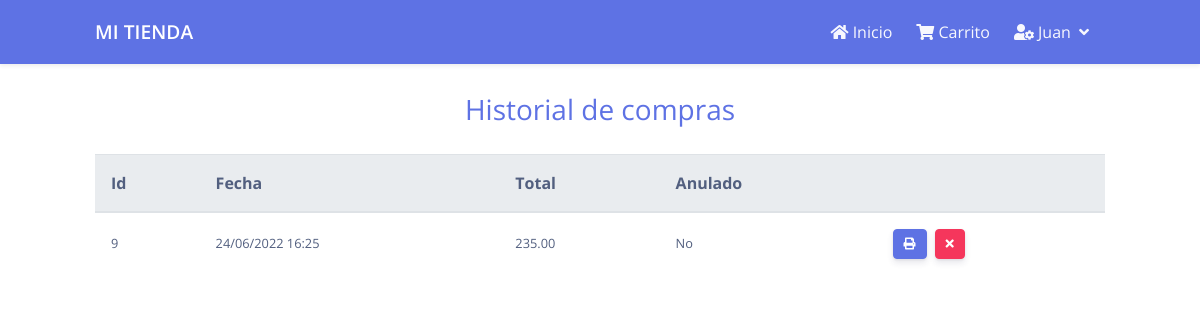
The app's page /history (signed in) with its own data.
### tables this page shows
CREATE TABLE `orders` (
  `id` int(10) NOT NULL,
  `client_id` int(10) NOT NULL,
  `date` datetime NOT NULL,
  `total` decimal(10,2) NOT NULL,
  `annulled` int(1) NOT NULL DEFAULT 0
);

### app/controllers/HomeController.php (called while the page is built, shortened)
<?php
class HomeController extends Controller{
	public function history(){
		$db = DB::getInstance();
		$user_id =Session::get('user')->id;
		$orders = $db->findAll('orders', 'client_id', $user_id);
		$this->view('history', true, compact('orders'));
	}
}

### app/routes.php (called while the page is built)
<?php
require_once './core/Router.php';
$router = new Router();
$router->get('/', 'HomeController@index');
$router->post('/', 'HomeController@local');
$router->get('/cart', 'CartController@index');
$router->get('/cart/add/{id}', 'CartController@store');
$router->post('/cart/update', 'CartController@update');
$router->post('/cart/remove', 'CartController@remove');
$router->get('/cart/clear', 'CartController@clear');
$router->get('/checkout', 'HomeController@checkout');
$router->get('/login', 'AuthController@loginForm');
$router->post('/login', 'AuthController@login');
$router->post('/register', 'AuthController@register');
$router->get('/logout', 'AuthController@logout');
$router->get('/history', 'HomeController@history');
$router->get('/products', 'ProductController@index');
$router->get('/products/create', 'ProductController@create');
$router->post('/products/create', 'ProductController@store');
$router->post('/product/{id}/destroy', 'ProductController@destroy');
$router->get('/product/{id}', 'ProductController@edit');
$router->post('/product/{id}', 'ProductController@update');
$router->get('/locales', 'LocalController@index');
$router->get('/locales/create', 'LocalController@create');
$router->post('/locales/create', 'LocalController@store');
$router->post('/local/{id}/destroy', 'LocalController@destroy');
$router->get('/local/{id}', 'LocalController@edit');
$router->post('/local/{id}', 'LocalController@update');
$router->get('/orders', 'OrderController@index');
$router->get('/order/{id}/annul', 'OrderController@annul');
$router->get('/order/{id}', 'OrderController@show');
$router->set404('HomeController@error');
$router->run();

### index.php (called while the page is built, shortened)
<?php
require_once './core/helpers.php';
require_once './app/routes.php';

### core/DB.php (called while the page is built, shortened)
<?php
class DB{
	private static $_instance = null;
	public $_pdo, $_query, $_error = false, $_result, $_count = 0, $_lastInsertID = null;
	public function __construct(){
		try{
			$this->_pdo = new PDO('mysql:host=' . DB_HOST . ';dbname=' . DB_NAME .';charset=utf8mb4', DB_USER, DB_PASSWORD);
		} catch(PDOException $e){
			die($e->getMessage());
		}
	}
	public static function getInstance(){
		if(!isset(self::$_instance)){
			self::$_instance = new DB();
		}
		return self::$_instance;
	}
	public function query($sql, $params = []){
		if($this->_query = $this->_pdo->prepare($sql)){
			if($this->_query->execute()){
				$this->_result = $this->_query->fetchAll(PDO::FETCH_OBJ);
			}else{
				$this->_error = true;
			}
		}
		return $this;
	}
	public function findAll($table, $col, $value){
		if(count($this->query("SELECT * FROM {$table} WHERE $col = '{$value}'")->results()) >= 1){
			return $this->results();
		}
		else{
			return false;
		}
	}
	public function results(){
		return $this->_result;
	}
}

### core/Session.php (called while the page is built, shortened)
<?php
class Session{
	public static function get($key){
		if(isset($_SESSION[$key])){
			return $_SESSION[$key];
		}else{
			return false;
		}
	}
}

### core/helpers.php (called while the page is built, shortened)
<?php
function url($url = '/'){
	return BASE_PATH . $url;
}
function formatDate($date){
	return date('d/m/Y H:i', strtotime($date));
}

### app/views/history.php (the view)
<div class="row">
	<div class="col-md-12">
		<h3 class="text-primary text-center mb-4">
			Historial de compras
		</h3>
		<div class="table-responsive">
			<table class="table">
				<thead class="thead-light">
					<tr>
						<th>Id</th>
						<th>Fecha</th>
						<th>Total</th>
						<th>Anulado</th>
						<th></th>
					</tr>
				</thead>
				<tbody>
					<?php foreach($orders as $order): ?>
					<tr>
						<td><?= $order->id ?></td>
						<td><?= formatDate($order->date) ?></td>
						<td><?= $order->total ?></td>
						<td><?= $order->annulled == 1 ? 'Si' : 'No' ?></td>
						<td>
							<div class="d-flex gap-2">
								<a href="<?= url('/order/'.$order->id) ?>" class="btn btn-primary btn-sm"><i class="fa fa-print"></i></a>
								<?php if($order->annulled == 0): ?>
								<a href="<?= url('/order/'.$order->id.'/annul') ?>" class="btn btn-danger btn-sm" onclick="return confirm('¿Está seguro que desea anular este pedido?')"><i class="fa fa-times"></i></a>
								<?php endif ?>
							</div>
						</td>
					</tr>
				<?php endforeach ?>
				</tbody>
			</table>
		</div>
	</div>
</div>

### core/Router.php (shortened to what this page needs)
<?php
class Router
{
    private $afterRoutes = [];
    private $baseRoute = '';
    private $serverBasePath;
    public function match($methods, $pattern, $fn)
    {
        $pattern = $this->baseRoute . '/' . trim($pattern, '/');
        $pattern = $this->baseRoute ? rtrim($pattern, '/') : $pattern;
        foreach (explode('|', $methods) as $method) {
            $this->afterRoutes[$method][] = [
                'pattern' => $pattern,
                'fn' => $fn,
            ];
        }
    }
    public function getRequestMethod()
    {
        $method = $_SERVER['REQUEST_METHOD'];
        return $method;
    }
    public function run($callback = null)
    {
        $this->requestedMethod = $this->getRequestMethod();
        $numHandled = 0;
        if (isset($this->afterRoutes[$this->requestedMethod])) {
            $numHandled = $this->handle($this->afterRoutes[$this->requestedMethod], true);
        }
        return $numHandled !== 0;
    }
    private function handle($routes, $quitAfterRun = false)
    {
        $numHandled = 0;
        $uri = $this->getCurrentUri();
        foreach ($routes as $route) {
            $route['pattern'] = preg_replace('/\/{(.*?)}/', '/(.*?)', $route['pattern']);
            if (preg_match_all('#^' . $route['pattern'] . '$#', $uri, $matches, PREG_OFFSET_CAPTURE)) {
                $matches = array_slice($matches, 1);
                $params = array_map(function ($match, $index) use ($matches) {
                    if (isset($matches[$index + 1]) && isset($matches[$index + 1][0]) && is_array($matches[$index + 1][0])) {
                        return trim(substr($match[0][0], 0, $matches[$index + 1][0][1] - $match[0][1]), '/');
                    }
                    return isset($match[0][0]) ? trim($match[0][0], '/') : null;
                }, $matches, array_keys($matches));
                $this->invoke($route['fn'], $params);
                ++$numHandled;
                if ($quitAfterRun) {
                    break;
                }
            }
        }
        return $numHandled;
    }
    private function invoke($fn, $params = [])
    {
        if (is_callable($fn)) {
            call_user_func_array($fn, $params);
        }
        elseif (stripos($fn, '@') !== false) {
            list($controller, $method) = explode('@', $fn);
            if (class_exists($controller)) {
                if (call_user_func_array([new $controller(), $method], $params) === false) {
                    if (forward_static_call_array([$controller, $method], $params) === false);
                }
            }
        }
    }
    public function getCurrentUri()
    {
        $uri = substr(rawurldecode($_SERVER['REQUEST_URI']), strlen($this->getBasePath()));
        return '/' . trim($uri, '/');
    }
    public function getBasePath()
    {
        if ($this->serverBasePath === null) {
            $this->serverBasePath = implode('/', array_slice(explode('/', $_SERVER['SCRIPT_NAME']), 0, -1)) . '/';
        }
        return $this->serverBasePath;
    }
}

### assets/css/style.css (style rules this page uses)
.table td { vertical-align: middle; font-size: 0.80em; }
.btn { padding: 0.30rem 0.6rem; }
th { vertical-align: middle !important; }

### records on screen
orders: id "9", date "24/06/2022 16:25", total "235.00", annulled "No"
